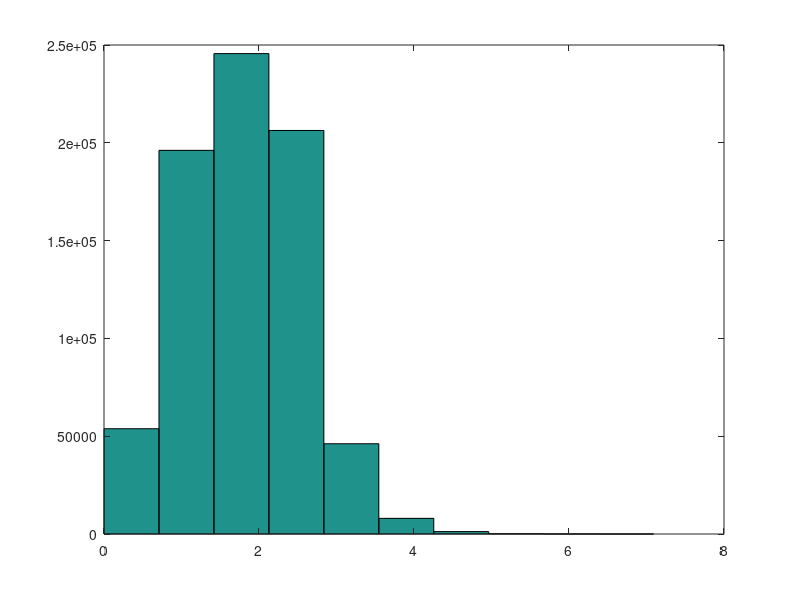
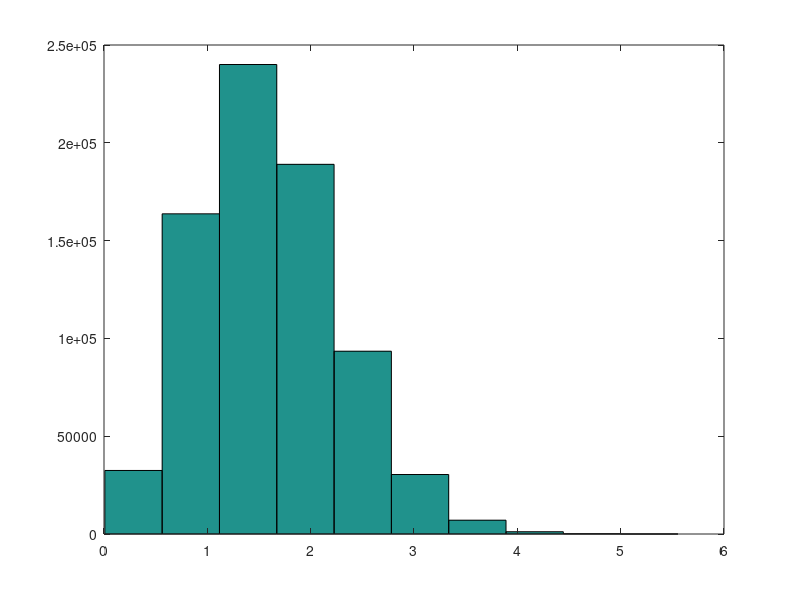

Recreate these plots in MATLAB, in order. (Note: this script raises an error after producing the figures.)
x=0:0.1:10;
lambda=2;
% g=2*(x./lambda^2).*exp(-(x/lambda).^2);
% plot(x,g)
xs=sqrt(2);
A=2*sqrt(2)*pi*xs*exp(-xs^2/4);
%%
M=1000;
N=1e6;

X=real(sqrt(-lambda^2*log(-(rand(N,1))))); % Does the A fit here? or can we treat it later?
% X=A*(sqrt(-lambda^2*log(-rand(N,1)))); % generate exponential samples
U=rand(N,1).*X;
p=sqrt(2)*pi*X.^2.*exp(-(X.^2/2));
% z=zeros(size(U));
% z(A*U<=p)=1;
% Accepted=U.*z;
Accepted=U(U>=p);
Accepted(Accepted==0)=[];
% figure(4)
% hist(Accepted)
s=length(Accepted);
sample2=sqrt(randn(s,1).^2+randn(s,1).^2+randn(s,1).^2);
h=kstest2(Accepted,sample2)
hist(Accepted)
figure(2),hist(sample2)
% figure(2)
% scatter(X,abs(Accepted));
% lalu=abs(Accepted);
% 
% figure(3)
% scatter(X,p)
% hold on
% scatter(X,U)

%% KS tests multiple times
M=1e4;
times=1e4;
fail=0;
for i=1:times
[sample] = lastname_firstname_hw2_prob1(M);
sample2=sqrt(randn(M,1).^2+randn(M,1).^2+randn(M,1).^2);

h=kstest2(samples,sample2);
if h==1
    fail=fail+1;
end
end
fail
% hist(sample2);
% figure,hist(sample)
